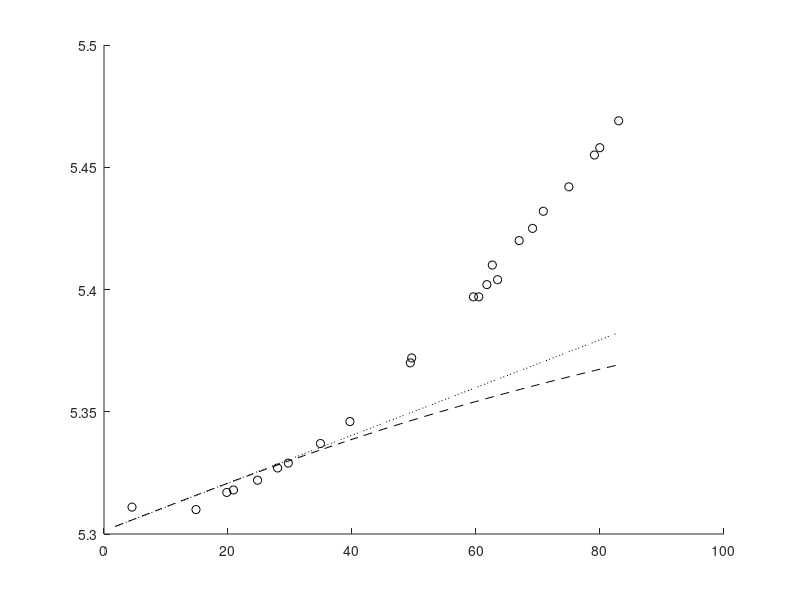

Reproduce this figure in MATLAB. (Note: this script raises an error after producing the figure.)
%copyright by J. E Hasbun and T. Datta
%thermal_latt_const.m
%This script calculates the average lattice constant for Argon
%and compares with the experimental values.

function thermal_latt_const
clear
global alpha U0       %variables to be recognized by functions
e=1.602176487e-19;    %electronic charge
kB=1.3806504e-23;     %Boltzmann Contant  (J/K)
%Data for solid Argon digitized from
%"Measurements of X-Ray Lattice Constant,
%Thermal Expansivity, and Isothermal Compressibility
%of Argon Crystals"  O. G. Peterson, T D. N. Batchelder,
%& R. O. Simmons, Phys. Rev. vol. 150, No. 2 (1966)
%T_e is in Kelvin, a_e is Argon's lattice constant converted to angs.
T_e=[4.516,14.837,19.802,20.881,24.762,27.999,29.727,...
  34.910,39.665,49.405,49.627,59.586,60.446,61.750,...
  62.631,63.476,66.961,69.123,70.862,74.976,79.097,...
  79.966,83.006];
a_e=[5.311,5.310,5.317,5.318,5.322,5.327,5.329,5.337,...
  5.346,5.370,5.372,5.397,5.397,5.402,5.410,5.404,...
  5.420,5.425,5.432,5.442,5.455,5.458,5.469];
alpha=(2*12.13/14.45)^(1/6); %LJ bond length in Sigma units
U0=14.45^2/2/12.13;          %LJ min energy magnitude in epsilon units
%Let the extrapolated value at T=0 be the a0 for Argon, then
%R0=a0/sqrt(2) and since R0/sigma=alpha, we find that sigma=R0/alpha
p=polyfit(T_e(1:8),a_e(1:8),1); % fit low T data with a quadratic
a0=polyval(p,0);  %extrapolate to get the T=0 lattice constant;
R0=a0/sqrt(2);    %T=0 bond length for Argon (fcc nearest neighbor)
sigma=R0/alpha;   %our sigma - Lennard-Jones distance parameter
TD=92;            %argon Debye temperature
eps=kB*TD/e;      %energy unit (eV) - Lennard-Jones energy parameter
fprintf('[a0,R0]=[%6.3f, %6.3f]Angs, sigma=%6.3f Angs\n',a0,R0,sigma)
fprintf('Debye-T=%6.2f K, epsilon(eV)=%6.3g eV\n',TD,eps)
%Integrals are evaluated for energy units of epsilon, distance in
%units of sigma and temperature in units of argon's Debye temperatue.
%After integration the conversion is done for temperature and distance
rl=0.1; rs=0.001; ru=15; %integration range in units of sigma
r=rl:rs:ru;
T=0.02:0.01:0.9;
for i=1:length(T)
  %integral based on the fourth order expansion
  yLJexp1=rs*trapz(r,r.*Boltz(ULJexp(r),T(i)));
  yLJexp2=rs*trapz(r,Boltz(ULJexp(r),T(i)));
  raveLJexp(i)=yLJexp1/yLJexp2;     %4rth order approx average bond length
end
%Simple analytic approx
Cpp=12.13*12*13/alpha^14-14.45*6*7/alpha^8;
Cppp=-12.13*12*13*14/alpha^15+14.45*6*7*8/alpha^9;
const=abs(Cppp/Cpp^2)/4;
%for the simple approx add alpha: the equilibrium point in sigma units
r_simple=const*T+alpha;
%For the FCC: lattice constant=sqrt(nearest neighbor distance)
raveLJexp=raveLJexp*sqrt(2);
r_simple=r_simple*sqrt(2);
%Convert temperature to Kelvin and distance to angstroms
T=T*TD;
raveLJexp=raveLJexp*sigma;
r_simple=r_simple*sigma;
hold on
plot(T,raveLJexp,'k--') %Full fourth order expansion case
plot(T,r_simple,'k:')   %Simple analytic result
plot(T_e,a_e,'ko')      %Ar data
legend('<r> (4rth order)','<r> (simple approx)','Ar Data',2)
axis ([0 T(end) a_e(1)*(1-0.005) a_e(end)*(1+0.005)])
xlabel('T (Kelvin)','FontSize',14)
ylabel('Lattice Constant (Angstroms)','FontSize',14)
str=cat(2,'Argon: \epsilon=',num2str(eps,'%6.3g'),...
  'eV, \sigma=',num2str(sigma,'%6.3f'),' Angstroms');
title(str,'FontSize',14);


function y=Boltz(x,T)
%The Boltzmann factor
y=exp(-x/T);

function Ua=ULJexp(x)
global alpha U0
%Fourth order Lennard-Jones potential expanded function.
%Energy in units of epsilon, distance in units of sigma.
Cpp=12.13*12*13/alpha^14-14.45*6*7/alpha^8;
Cppp=-12.13*12*13*14/alpha^15+14.45*6*7*8/alpha^9;
Cpppp=12.13*12*13*14*15/alpha^16-14.45*6*7*8*9/alpha^10;
%up to 4rth order in x-alpha
Ua=-U0+2*Cpp*(x-alpha).^2/2+2*Cppp*(x-alpha).^3/6+...
  2*Cpppp*(x-alpha).^4/24;
